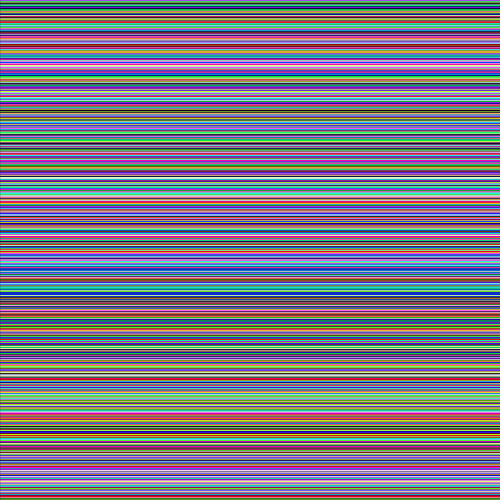
Frame 1 (no input)
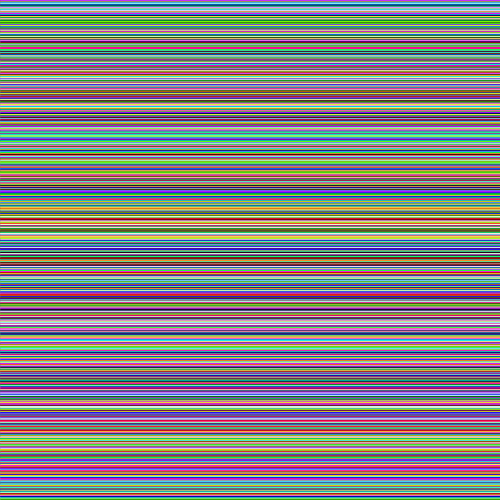
Frame 60 (the mouse pressed at the canvas centre just before this capture)
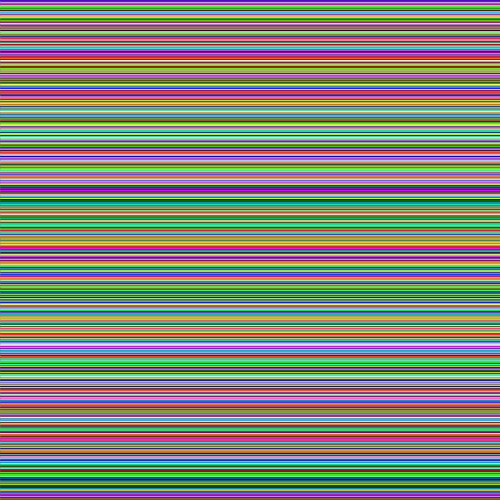
Frame 120 (the mouse held since frame 60 and released just before this capture)

The Processing sketch that drew these frames (run headless with seeded random() and noise(); from frame 60 on, the mouse is pressed at the canvas centre):

// Processing sketch: processing_88151
// ── processing_88151.pde

void setup(){
  size( 500, 500);
  smooth();
  background (10, 31, 57);
}

void draw() {
  int i;
  //horizontal
  for (i = 0; i < 500; i++)
  { stroke( random(0, 255), random(0, 255), random(0, 255));
    line(0, i, 500, i);
    
    if (keyPressed) {
      if(key == 'p' || key == 'P')
      stroke( random (0, 255), random (0, 0), random (0, 255));
      line(0, i, 500, i);
      if(key == 'r' || key == 'R')
      stroke( random (0, 255), random (0, 0), random (0, 0));
      line(0, i, 500, i);
      if(key == 'g' || key == 'G')
      stroke( random (0, 0), random (0, 255), random (0, 0));
      line(0, i, 500, i);
      if(key == 'b' || key == 'B')
      stroke( random (0, 0), random (0, 0), random (0, 255));
      line(0, i, 500, i);
      if(key == 'h' || key == 'H')
      stroke( random (0, 0), random (0, 255), random (0, 255));
      line(0, i, 500, i);
      if(key == 'w' || key == 'W')
      stroke( random (0, 255));
      line(0, i, 500, i);
    }
}
}
